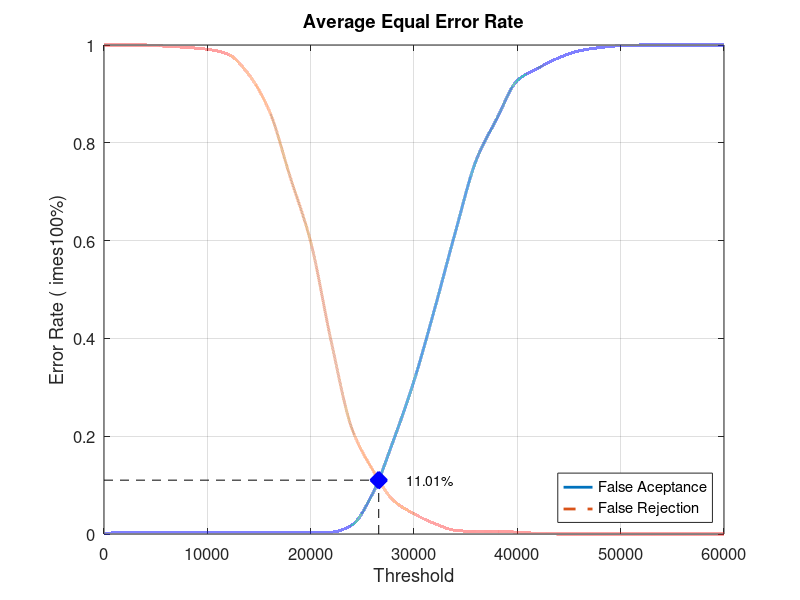
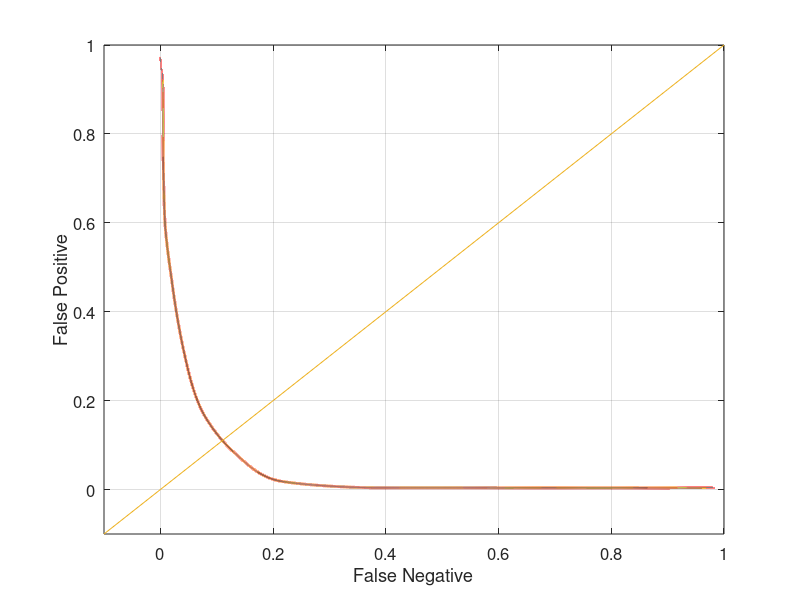

These figures' MATLAB source, in order:
close all;
clear;
clc;
x = 0:2000:60000;
xq = 0:0.5:60000;

y0 = [0 0.00394737 0.00394737 0.00394737 0.00394737 0.00394737 0.00394737 0.00394737 0.00394737 0.00394737 0.00394737 0.00394737 0.0184211 0.0828947 0.190789 0.313158 0.460526 0.617105 0.763158 0.848684 0.927632 0.952632 0.973684 0.988158 0.994737 0.998684 1 1 1 1 1]
yy0 = interp1(x, y0, xq, 'pchip');
y1 = [1 1 1 0.9975 0.995 0.99125 0.98125 0.94 0.865 0.73125 0.5975 0.3925 0.215 0.13125 0.06875 0.04125 0.02125 0.0075 0.005 0.005 0.00375 0.00125 0 0 0 0 0 0 0 0 0]
yy1 = interp1(x, y1, xq, 'pchip');

% Calculating EER: 
y2 = abs(y0 - y1);
find(y2 == min(y2))
yy2 = abs(yy0 - yy1);
xEER = find(yy2 == min(yy2));
xEERIndex = xq(xEER) % X-axis EER
yEER = yy0(xEER) % Y-axis EER

main = figure
plot(xq, yy0,'-','LineWidth', 2);	hold on
plot(xq, yy1,'--','LineWidth', 2);	hold on
plot([xEERIndex xEERIndex], [0 yEER], 'k--');	hold on
plot([0 xEERIndex], [yEER yEER], 'k--');	hold on
plot(xEERIndex, yEER, 'bx', 'LineWidth', 10);	hold on
text(xEERIndex + 10 * xEERIndex / 100, yEER, [num2str(round((10000 * yEER)) / 100) '%'])
legend('False Aceptance', 'False Rejection', 'Location', 'SouthEast')
xlabel('Threshold')
ylabel('Error Rate (	imes100%)')
title('Average Equal Error Rate')
set(gca, 'FontSize', 12)
axis([0 60000 0 1])
grid on

print(main, 'Experiment1AverageMain', '-dpng');
FNRxFPR = figure('Color', [1 1 1]);
plot(yy1, yy0, '-', yy1, yy0, 'LineWidth', 2);
hold on
y = -0.1:0.1:1
plot(y, y); 
set(gca, 'FontSize', 12)
xlabel('False Negative')
ylabel('False Positive')
axis([-0.1 1 -0.1 1])
set(gca, 'FontSize', 12)
grid on

print(FNRxFPR, 'Experiment1AverageFNRxFPR','-dpng');
